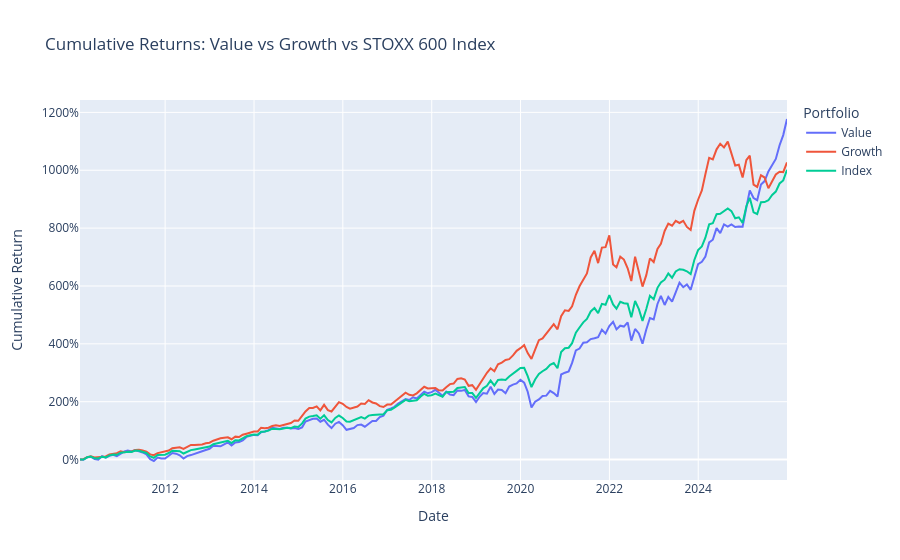

Write notebook code for a chart like this one.
### Markdown cell above
## 7. Portfolio Visualisations

## 7a. Cumulative Returns
Cumulative returns of value, growth, and the market index are plotted using Plotly Express. Value has performed best over the time period (c.1,177%), whilst Growth (c.1,027%) and the Index (c.1,001%) lagged behind. The paths taken by the portfolios have been different through the time period. Growth had led consistently between c.2014 to the end of 2021, outperforming in the low-rate environment. Value then rallied from 2022, overtaking the Growth and Index portfolios, spurred on by the strong performance from low P/B sectors, such as banks and defence companies, as interest rates rose.

### Code cell
#plotting cumulative returns

cum_returns_df = (1 + portfolio_returns_df).cumprod() - 1
cum_returns_long = cum_returns_df.reset_index().melt(id_vars = 'Date', var_name = 'Portfolio', value_name = 'Cumulative Return')

fig = px.line(cum_returns_long, x='Date', y='Cumulative Return', color='Portfolio', title='Cumulative Returns: Value vs Growth vs STOXX 600 Index')
fig.update_layout(yaxis_tickformat='.0%')
fig.show()

### Figure 1 — Plotly figure (JSON) as saved in the notebook; plotly's stock layout.template omitted (floating-point values rounded to 4 significant figures; data arrays with more than 128 entries replaced by an {"elided": "..."} marker saying what was removed)
{"data": [{"hovertemplate": "Portfolio=Value<br>Date=%{x}<br>Cumulative Return=%{y}<extra></extra>", "legendgroup": "Value", "line": {"color": "#636efa", "dash": "solid"}, "marker": {"symbol": "circle"}, "mode": "lines", "name": "Value", "orientation": "v", "showlegend": true, "type": "scatter", "x": {"elided": "192 str values"}, "xaxis": "x", "y": {"elided": "192 float values"}, "yaxis": "y"}, {"hovertemplate": "Portfolio=Growth<br>Date=%{x}<br>Cumulative Return=%{y}<extra></extra>", "legendgroup": "Growth", "line": {"color": "#EF553B", "dash": "solid"}, "marker": {"symbol": "circle"}, "mode": "lines", "name": "Growth", "orientation": "v", "showlegend": true, "type": "scatter", "x": {"elided": "192 str values"}, "xaxis": "x", "y": {"elided": "192 float values"}, "yaxis": "y"}, {"hovertemplate": "Portfolio=Index<br>Date=%{x}<br>Cumulative Return=%{y}<extra></extra>", "legendgroup": "Index", "line": {"color": "#00cc96", "dash": "solid"}, "marker": {"symbol": "circle"}, "mode": "lines", "name": "Index", "orientation": "v", "showlegend": true, "type": "scatter", "x": {"elided": "192 str values"}, "xaxis": "x", "y": {"elided": "192 float values"}, "yaxis": "y"}], "layout": {"legend": {"title": {"text": "Portfolio"}, "tracegroupgap": 0}, "title": {"text": "Cumulative Returns: Value vs Growth vs STOXX 600 Index"}, "xaxis": {"anchor": "y", "domain": [0, 1], "title": {"text": "Date"}}, "yaxis": {"anchor": "x", "domain": [0, 1], "tickformat": ".0%", "title": {"text": "Cumulative Return"}}}}
